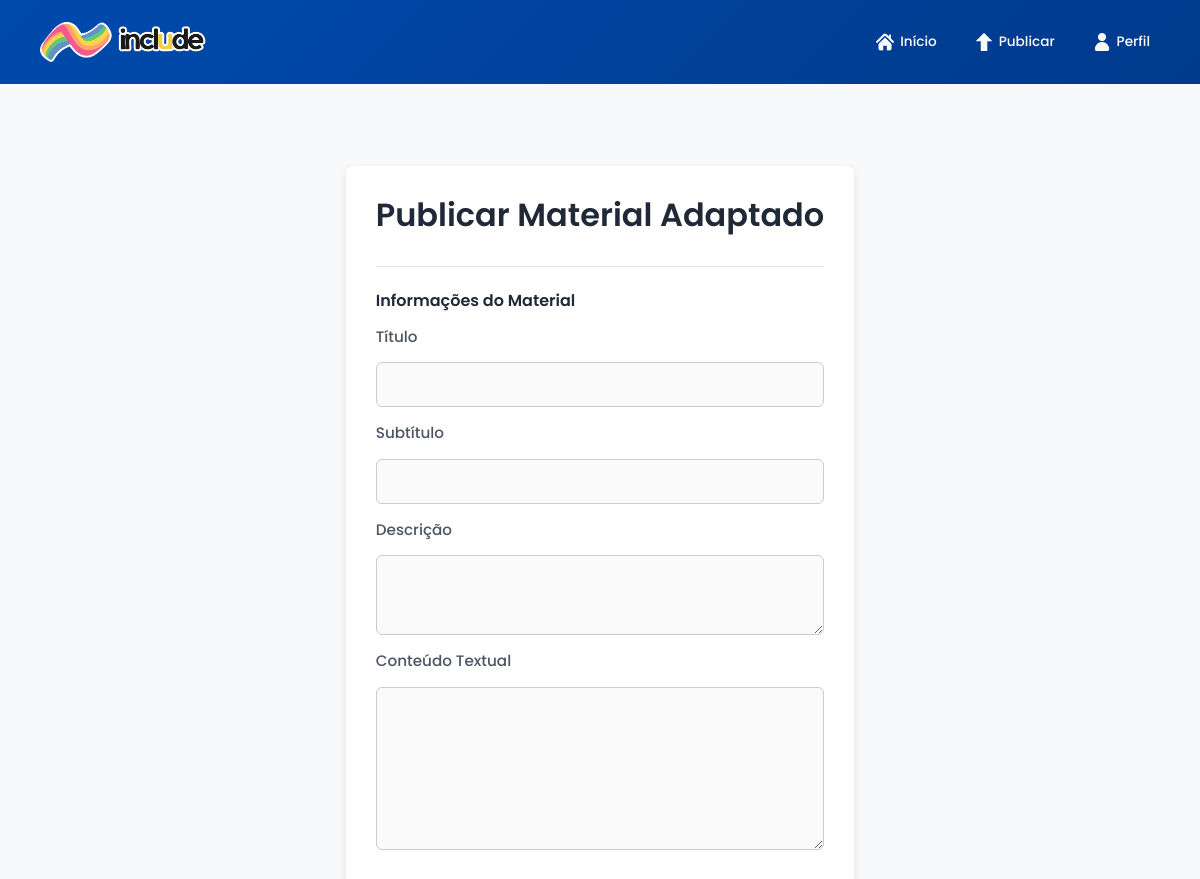
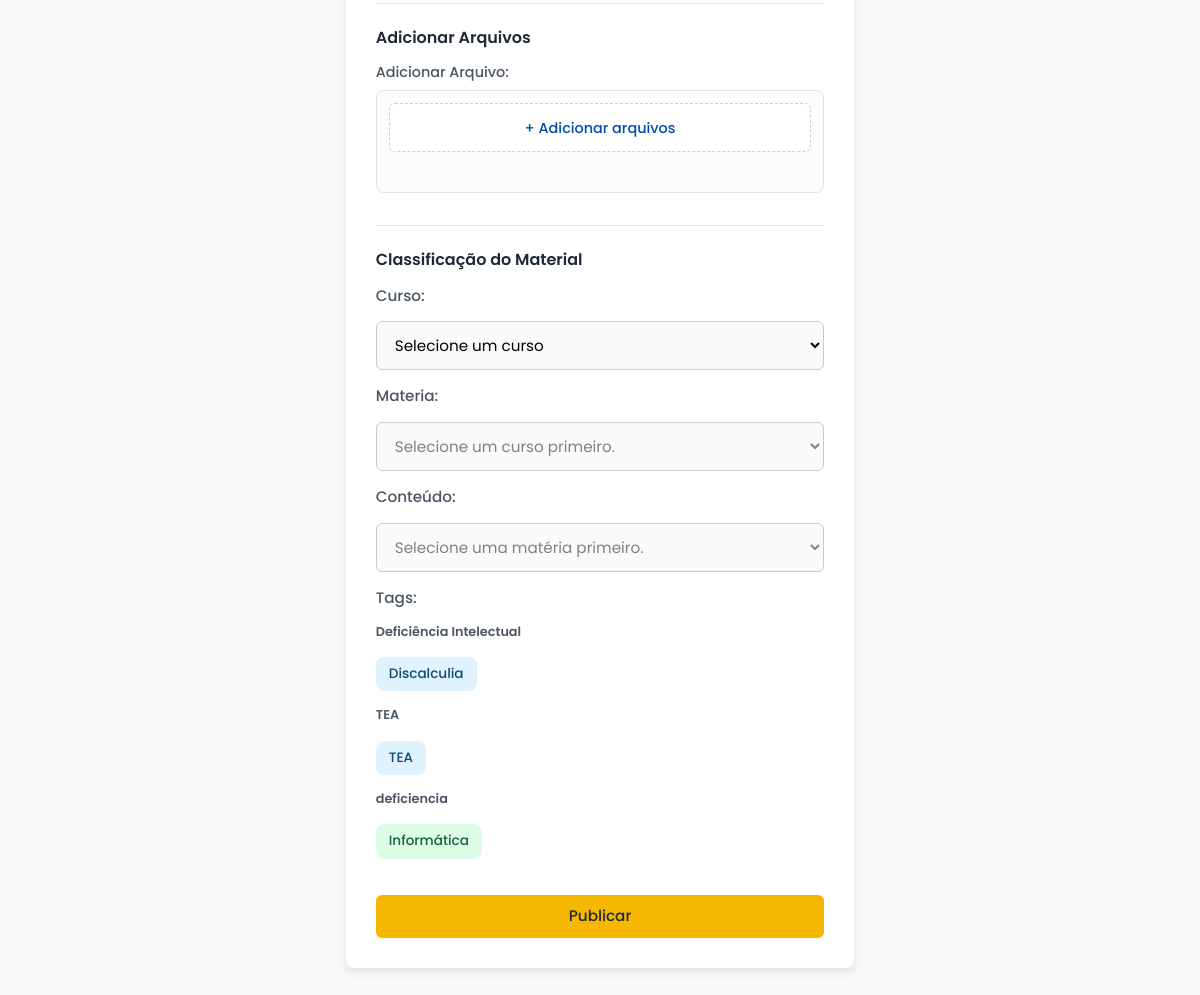
The page /publicar (signed in) on the database its author committed (2 pictures, top to bottom).
### app/models.py (models this page shows, shortened)
class Classe_Tag(db.Model):
    __tablename__ = 'classes_tag'
    id_classe = db.Column(db.Integer, primary_key=True)
    nome = db.Column(db.String(20), nullable=False, unique=True)
    cor = db.Column(db.Enum(CorTag), default=CorTag.AZUL, nullable=False)
    tags = db.relationship('Tag', backref='classe', lazy=True)

class Tag(db.Model):
    __tablename__ = 'tags'
    id_tag = db.Column(db.Integer, primary_key=True)
    nome = db.Column(db.String(20), nullable=False, unique=True)
    id_classe = db.Column(db.Integer, db.ForeignKey('classes_tag.id_classe'), nullable=False)

### app/routes/activities_routes.py (the view, shortened to what this page needs)
@activities_bp.route('/publicar', methods = ['GET', 'POST'])
@login_required
def publicar():
    cursos = Curso.query.all()
    classes = Classe_Tag.query.all()
    cursos_json = json.dumps(activities_service.gerar_cursos_dados(), ensure_ascii=False)
    if request.method == 'GET':
        return render_template('publicar.html', cursos=cursos, classes=classes, cursos_json=cursos_json, form_data={'tagsForm': []})

### app/__init__.py (called while the page is built)
def create_app(): #implementando o Application Factory
    app = Flask(__name__)
    app.config.from_object(Config) #carregamento das configurações da classe Config
    db.init_app(app) #passando o app como argumento à criação do banco sqlalch.
    login_manager.init_app(app) #passando o app como argumento à criação do login manager
    login_manager.login_view = 'auth.login'
    @login_manager.user_loader
    def user_loader(id):
        from app.models import Usuario
        return Usuario.query.get(int(id))
    cloudinary.config(secure=True)
    app.register_blueprint(main_bp)
    app.register_blueprint(auth_bp)
    app.register_blueprint(user_bp)
    app.register_blueprint(activities_bp)
    app.register_blueprint(admin_bp)
    return (app) #retorno da criação efetiva do app

### app/services/activities_service.py (called while the page is built)
def gerar_cursos_dados():
    cursos = Curso.query.options(selectinload(Curso.materias).selectinload(Materia.conteudos)).all()
    cursos_dados = []
    for curso in cursos:
        curso_dict = {
            "id": curso.id_curso,
            "nome": curso.nome,
            "materias": []
            }
        for materia in curso.materias:
            materia_dict = {
                "id": materia.id_materia,
                "nome": materia.nome,
                "conteudos": []
                }
            for conteudo in materia.conteudos:
                conteudo_dict = {
                    "id": conteudo.id_conteudo,
                    "nome": conteudo.nome
                    }
                materia_dict["conteudos"].append(conteudo_dict)
            curso_dict["materias"].append(materia_dict)
        cursos_dados.append(curso_dict)
    return cursos_dados

### app/templates/publicar.html (shortened to what this page needs)
{% extends "base.html" %}
{% block content %}
<main class="main-container">
    <div class="container-form">
        <h2>Publicar Material Adaptado</h2>
        <form action="" method="post" enctype="multipart/form-data">
            <div class="form-section">
                <h3>Informações do Material</h3>
                <label for="tituloForm">Título</label>
                <input type="text" id="tituloForm" name="tituloForm" value="{{ form_data.get('tituloForm', '') }}" required>
                <label for="subtituloForm">Subtítulo</label>
                <input type="text" id="subtituloForm" name="subtituloForm" value="{{ form_data.get('subtituloForm', '') }}">
                <label for="descricaoForm">Descrição</label>
                <textarea id="descricaoForm" name="descricaoForm">{{ form_data.get('descricaoForm', '') }}</textarea>
                <label for="textoForm">Conteúdo Textual</label>
                <textarea name="textoForm" id="textoForm" rows="6">{{ form_data.get('textoForm', '') }}</textarea>
            </div>
            <div class="form-section">
                <h3>Adicionar Arquivos</h3>
                <div class="upload-wrapper">
                    <label class="upload-label">
                        Adicionar Arquivo:
                    </label>
                    <div class="upload-container">
                        <label for="arquivosForm" class="upload-box">
                            <span>+ Adicionar arquivos</span>
                        </label>
                    </div>
                </div>
            </div>
            <div class="form-section">
                <h3>Classificação do Material</h3>
                <label for="cursoForm">Curso:</label>
                <select name="cursoForm" id="cursoForm" required>
                    <option value="">Selecione um curso</option>
                </select>
                <label for="materiaForm">Materia:</label>
                <select name="materiaForm" id="materiaForm" disabled required>
                    <option value="" disabled selected>Selecione um curso primeiro.</option>
                </select>
                <label for="conteudoForm">Conteúdo:</label>
                <select name="conteudoForm" id="conteudoForm" disabled>
                    <option value="" disabled selected>Selecione uma matéria primeiro.</option>
                </select>
                <label for="tagsForm">Tags:</label>
                <div class="tags-wrapper">
                    {% for classe in classes %}
                        {% if classe.tags %}
                            <div class="tag-grupo">
                                <h4 class="tag-grupo-titulo">
                                    {{ classe.nome }}
                                </h4>
                                <div class="tag-lista">
                                    {% for tag in classe.tags %}
                                    <button type="button"
                                        class="tag-chip {{ tag.classe.cor.value }} {% if tag.id_tag|string in form_data.get('tagsForm', []) %}active{% endif %}"
                                        data-tag-id="{{ tag.id_tag }}">
                                        {{ tag.nome }}
                                    </button>
                                    {% endfor %}
                                </div>
                            </div>
                        {% endif %}
                    {% endfor %}
                </div>
            </div>
            <input type="submit" value="Publicar" class="btn btn-action-submit">
        </form>
</main>
{% endblock %}

### app/static/css/base/base.css (style rules this page uses)
* { margin: 0; padding: 0; box-sizing: border-box; font-family: 'Poppins', Arial, Helvetica, sans-serif; }
:root { --azul-principal: #004aad; --azul-escuro: #003a8c; --amarelo-destaque: #f5b700; --amarelo-hover: #d6a400; --vermelho-alerta: #cf0101; --vermelho-hover: #ba0000; --texto-principal: #1f2937; --texto-secundario: #4b5563; --fundo-pagina: #f8f9fb; --navbar-height: 84px; --tag-azul-bg: #E0F2FE; --tag-azul-texto: #0C4A6E; --tag-amarelo-bg: #FEF3C7; --tag-amarelo-texto: #92400E; --tag-verde-bg: #DCFCE7; --tag-verde-texto: #166534; --tag-rosa-bg: #FCE7F3; --tag-rosa-texto: #9D174D; --tag-roxo-bg: #F3E8FF; --tag-roxo-texto: #6B21A8; }
body { background-color: var(--fundo-pagina); color: var(--texto-principal); margin: 0; padding-top: var(--navbar-height); }
.main-container { width: 100%; max-width: 1100px; margin: 16px auto; padding: 0 24px; display: flex; flex-direction: column; gap: 28px; }
.main-container h2 { font-size: 1.6rem; font-weight: 500; }

### app/static/css/base/forms.css (style rules this page uses)
form { display: flex; flex-direction: column; gap: 12px; }
form input, form textarea, form select { background-color: #fafafa; }
.form-section { display: flex; flex-direction: column; gap: 16px; padding-top: 24px; margin-bottom: 20px; border-top: 1px solid #e5e7eb; }
.form-section:last-of-type { margin-bottom: 8px; border-bottom: none; }
.form-section h3 { font-size: 1rem; font-weight: 600; color: var(--texto-principal); margin-bottom: 0; }
form label { font-size: 0.95rem; font-weight: 500; color: var(--texto-secundario); line-height: 1.3; }
form input, form select, form textarea { width: 100%; padding: 12px 14px; border-radius: 6px; border: 1px solid #ccc; font-size: 0.95rem; font-weight: 400; }
input[type="text"], input[type="email"], input[type="password"], input[type="file"] { width: 100%; padding: 10px 12px; border-radius: 6px; border: 1px solid #ccc; font-size: 0.95rem; }
textarea { resize: vertical; min-height: 80px; max-height: 200px; width: 100%; padding: 8px; font-family: inherit; font-size: 0.9rem; }
select option { font-weight: 400; padding: 6px; }
.container-form { max-width: 550px; margin: 50px auto; background-color: #fff; padding: 30px; border-radius: 8px; box-shadow: 0 4px 10px rgba(0,0,0,0.1); }
.container-form h2 { margin-bottom: 32px; font-size: 2rem; font-weight: 600; color: var(--texto-principal); }

### app/static/css/components/buttons.css (style rules this page uses)
.btn { display: inline-flex; align-items: center; justify-content: center; gap: 8px; padding: 10px 20px; border-radius: 6px; border: none; font-size: 0.95rem; font-weight: 500; text-decoration: none; cursor: pointer; transition: background-color 0.2s ease, color 0.2s ease, border-color 0.2s ease; }
.btn-action-submit { background-color: var(--amarelo-destaque) !important; color: var(--texto-principal) !important; border: none; }

### app/static/css/components/tags.css (style rules this page uses)
.tag-lista { display: flex; flex-wrap: wrap; gap: 8px; }
.tag-grupo { display: flex; flex-direction: column; gap: 10px; margin-bottom: 16px; }
.tag-grupo h4 { font-size: 0.80rem; font-weight: 600; color: var(--texto-secundario); margin-bottom: 8px; }
.tag-chip { display: inline-flex; align-items: center; justify-content: center; padding: 6px 12px; border: 1px solid transparent; border-radius: 8px; font-size: 0.85rem; font-weight: 500; cursor: pointer; transition: 0.15s ease; }
.tag-chip.azul { background-color: var(--tag-azul-bg); color: var(--tag-azul-texto); }
.tag-chip.verde { background-color: var(--tag-verde-bg); color: var(--tag-verde-texto); }

### app/static/css/pages/publicar.css (style rules this page uses)
.upload-wrapper { display: flex; flex-direction: column; gap: 8px; }
.upload-label { font-size: 0.9rem; font-weight: 500; color: var(--texto-secundario); }
.upload-container { display: flex; flex-direction: column; gap: 10px; padding: 12px; border: 1px solid #dfe3e8; border-radius: 8px; background-color: #fcfcfd; }
.upload-box { width: 100%; padding: 14px; border: 1px dashed #c7d0db; border-radius: 6px; background-color: #ffffff; text-align: center; cursor: pointer; transition: border-color 0.15s ease, background-color 0.15s ease; }
.upload-box span { font-size: 0.9rem; font-weight: 500; color: var(--azul-principal); }

### rows shown on the page
Classe_Tag: nome "Deficiência Intelectual"
Tag: nome "Discalculia"
Classe_Tag: nome "TEA"
Tag: nome "TEA"
Classe_Tag: nome "deficiencia"
Tag: nome "Informática"
